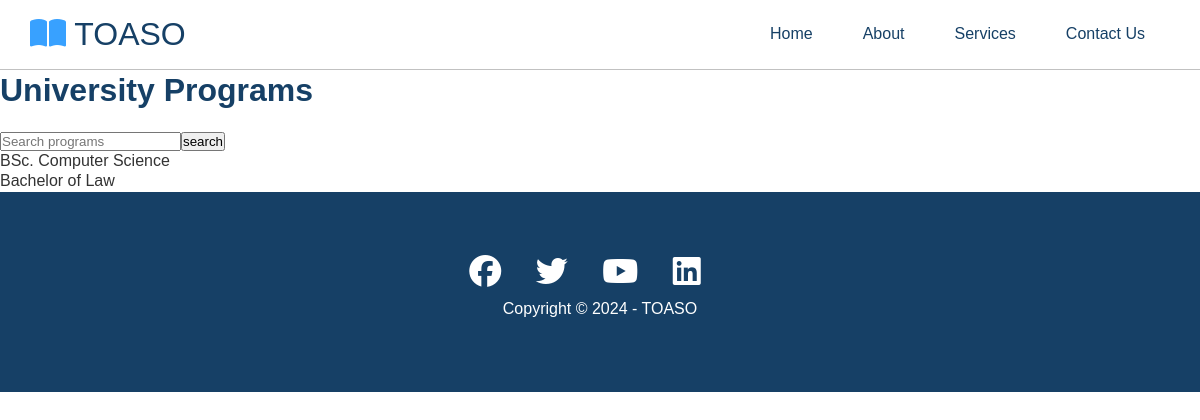
The app's page /programs/, older data.
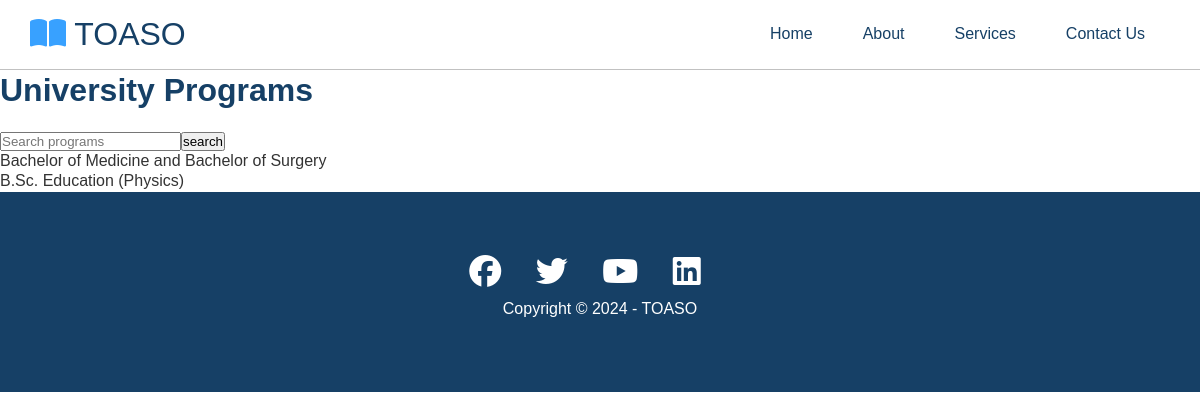
The same page, newer data.
### toaso/models.py (models this page shows, shortened)
class Program(models.Model):
    name = models.CharField(max_length=100)
    description = models.TextField()
    cut_off_point = models.IntegerField()
    elective_requirements = models.ManyToManyField(ElectiveSubject, related_name='required_for_programs', blank=True)
    constant_elective = models.ForeignKey(ElectiveSubject, related_name='constant_for_programs', null=True, blank=True, on_delete=models.SET_NULL)
    elective_requirement_logic = models.CharField(
        max_length=50,
        choices=[('ANY', 'Any'), ('ALL', 'All'), ('CONSTANT_PLUS_TWO', 'Constat plus Two')],
        default='ANY'
    )
    career = models.CharField(max_length=100)
    note = models.TextField(null=True, blank=True)

### toaso/views.py (the view)
# urls.py: path('programs/', all_programs, name='programs'),
def all_programs(request):
    query = request.GET.get('q')
    if query:
        programs = Program.objects.filter(name__icontains=query)
    else:
        programs = Program.objects.all()
    return render(request, 'toaso/all_programs.html', {'programs':programs})

### toaso/templates/toaso/all_programs.html (shortened to what this page needs)
{% extends 'toaso/base.html' %}
    {% block content %}
    <h1>University Programs</h1>
    <form method="GET" style="margin-top: 20px; display: flex">
        <input type="text" name="q" placeholder="Search programs" value="{{request.GET.q}}">
        <input class="button" type="submit", value="search">
    </form>
    <ul>
        {% for program in programs %}
            <li>
                <a href="{% url 'program_detail' program.pk %}">{{program.name}}</a>
            </li>
        {% endfor %}
    </ul>
    {% endblock content %}

### toaso/templates/toaso/base.html (shortened to what this page needs)
{% load static %}
<!DOCTYPE html>
<html lang="en">
<head>
</head>
<body id="home">
    <header class="hero">
        <div id="navbar" class="navbar">
            <h1 class="logo">
                <span class="text-primary"><i class="fas fa-book-open"></i></span> TOASO
            </h1>
            <nav>
                <ul>
                    <li><a href="{% url 'home' %}">Home</a></li>
                    <li><a href="{% url 'about' %}">About</a></li>
                    <li><a href="{% url 'services' %}">Services</a></li>
                    <li><a href="{% url 'contact' %}">Contact Us</a></li>
                </ul>
            </nav>
        </div>
    </header>
    <main>
        {% block content %}{% endblock content %}
    </main>
    <footer class="footer bg-dark">
        <div class="social">
            <a href="#"><i class="fab fa-facebook fa-2x"></i></a>
            <a href="#"><i class="fab fa-twitter fa-2x"></i></a>
            <a href="#"><i class="fab fa-youtube fa-2x"></i></a>
            <a href="#"><i class="fab fa-linkedin fa-2x"></i></a>
        </div>
        <p>Copyright &copy; 2024 - TOASO</p>
    </footer>
</html>

### toaso/templates/toaso/base.html (style rules this page uses)
.text-primary { color: #38A1FF; }
.btn-dark, .bg-dark { background: #164066; color: #fff; }
* { box-sizing: border-box; padding: 0; margin: 0; }
body { font-family: 'Open San', sans-serif; background: #fff; color: #164066; line-height: 1.3; }
ul { list-style: none; }
a { color: #333; text-decoration: none; }
p { margin: 10px 0; }
.navbar { display: flex; align-items: center; justify-content: space-between; color: #164066; width: 100%; height: 70px; top: 0px; padding: 0 30px; border-bottom: #3333334d 1px solid; }
.navbar a { color: #164066; padding: 10px 20px; margin: 0 5px; }
.navbar ul { display: flex; }
.navbar .logo { font-weight: 400; }
.footer { display: flex; flex-direction: column; align-items: center; justify-content: center; text-align: center; height: 200px; }
.footer a { color: #fff; }
.footer .social > * { margin-right: 30px; }

Row changes from the older to the newer data that the page shows:
removed Program: name "BSc. Computer Science"
added Program: name "Bachelor of Medicine and Bachelor of Surgery"
changed Program: name "Bachelor of Law" → "B.Sc. Education (Physics)"
